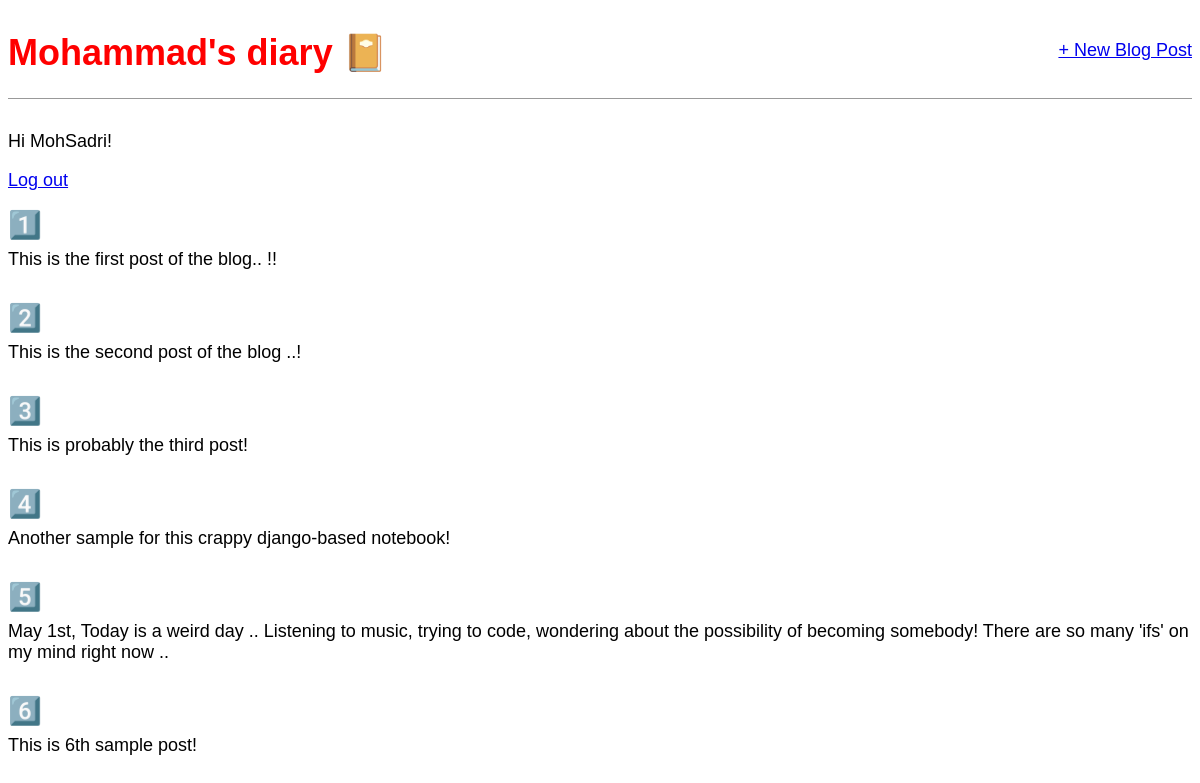
The app's page / (signed in) with its own data.
### blog/models.py (models this page shows, shortened)
class Post(models.Model): #subclass of models
    title = models.CharField(max_length=200)
    author = models.ForeignKey('auth.User', on_delete=models.CASCADE,)
    body = models.TextField()

### blog/views.py (the view)
# urls.py: path('', BlogListView.as_view(), name='home'),
class BlogListView(ListView):
    model = Post
    template_name = 'home.html'

### templates/home.html
{% extends 'base.html' %}
{% block content %}
  {% for post in object_list %}
<div class="post-entry">
<h2><a href="{% url 'post_detail' post.pk %}">{{ post.title }}</a></h2>
<p>{{ post.body }}</p>
</div>
{% endfor %}
{% endblock content %}

### templates/base.html (shortened to what this page needs)
{% load static %}
<html>
   <head>
<link href="{% static 'css/base.css' %}" rel="stylesheet">
</head>
<body>
  <div>
    <header>
      <div class="nav-left">
        <h1><a href="{% url 'home' %}">Mohammad's diary 📔</a></h1>
      </div>
      <div class="nav-right">
        <a href="{% url 'post_new' %}">+ New Blog Post</a>
      </div>
</header>
{% if user.is_authenticated %}
  <p> Hi {{user.username }}! </p>
  <p> <a href="{% url 'logout' %}">Log out </a></p>
{% else %}
  <p> You are not logged in. </p>
  <a href="{% url 'login' %}"> Log in </a>
{% endif %}
{% block content %}
{% endblock content %}
</div>
</body>
</html>

### static/css/base.css (style rules this page uses)
body { font-family: 'Source Sans Pro', sans-serif; font-size: 18px; }
header { border-bottom: 1px solid #999; margin-bottom: 2rem; display: flex; }
header h1 a { color: red; text-decoration: none; }
.nav-left { margin-right: auto; }
.nav-right { display: flex; padding-top: 2rem; }
.post-entry { margin-bottom: 2rem; }
.post-entry h2 { margin: 0.5rem 0; }
.post-entry h2 a, .post-entry h2 a:visited { color: blue; text-decoration: none; }
.post-entry p { margin: 0; font-weight: 400; }

### records on screen
Post: title "1️⃣", body "This is the first post of the blog.. !!"
Post: title "2️⃣", body "This is the second post of the blog ..!"
Post: title "3️⃣", body "This is probably the third post!"
Post: title "4️⃣", body "Another sample for this crappy django-based notebook!"
Post: title "5️⃣", body "May 1st, Today is a weird day .. Listening to music, trying to code, wondering about the possibility of becoming somebody! There are so many 'ifs' on my mind right now .."
Post: title "6️⃣", body "This is 6th sample post!"

### other values on screen
{{ user.username }} "MohSadri"
